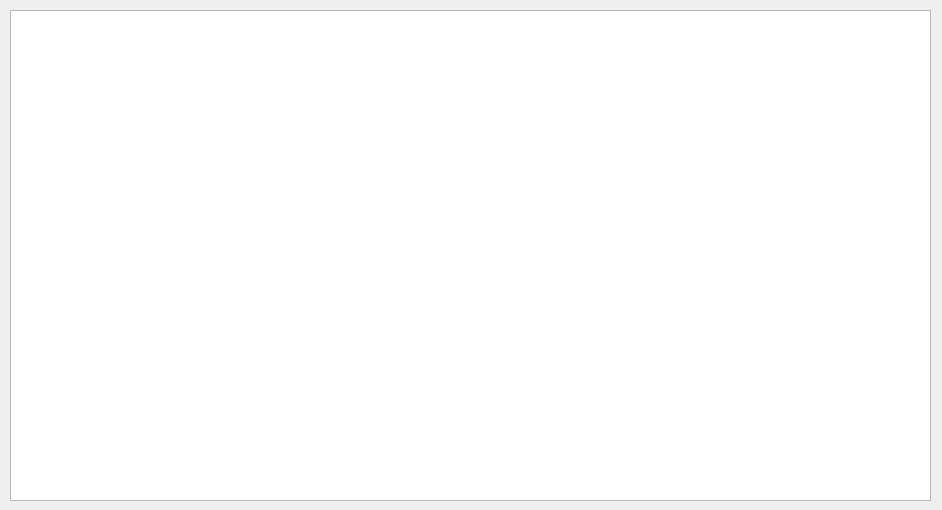
<?xml version="1.0" encoding="UTF-8"?>
<ui version="4.0">
 <class>WindowTabWidget</class>
 <widget class="QWidget" name="WindowTabWidget">
  <property name="geometry">
   <rect>
    <x>0</x>
    <y>0</y>
    <width>942</width>
    <height>510</height>
   </rect>
  </property>
  <property name="windowTitle">
   <string>WindowTabWidget</string>
  </property>
  <widget class="QTableWidget" name="tableWidgetWnd">
   <property name="geometry">
    <rect>
     <x>10</x>
     <y>10</y>
     <width>921</width>
     <height>491</height>
    </rect>
   </property>
   <property name="editTriggers">
    <set>QAbstractItemView::NoEditTriggers</set>
   </property>
   <property name="alternatingRowColors">
    <bool>true</bool>
   </property>
   <property name="selectionMode">
    <enum>QAbstractItemView::SingleSelection</enum>
   </property>
   <property name="selectionBehavior">
    <enum>QAbstractItemView::SelectRows</enum>
   </property>
   <property name="sortingEnabled">
    <bool>true</bool>
   </property>
   <attribute name="horizontalHeaderHighlightSections">
    <bool>false</bool>
   </attribute>
   <attribute name="verticalHeaderVisible">
    <bool>false</bool>
   </attribute>
  </widget>
 </widget>
 <layoutdefault spacing="6" margin="11"/>
 <resources/>
 <connections>
  <connection>
   <sender>tableWidgetWnd</sender>
   <signal>customContextMenuRequested(QPoint)</signal>
   <receiver>WindowTabWidget</receiver>
   <slot>onTableWidgetCustomContextMenuRequest(QPoint)</slot>
   <hints>
    <hint type="sourcelabel">
     <x>197</x>
     <y>14</y>
    </hint>
    <hint type="destinationlabel">
     <x>200</x>
     <y>-9</y>
    </hint>
   </hints>
  </connection>
 </connections>
 <slots>
  <slot>onTableWidgetCustomContextMenuRequest(QPoint)</slot>
 </slots>
</ui>
